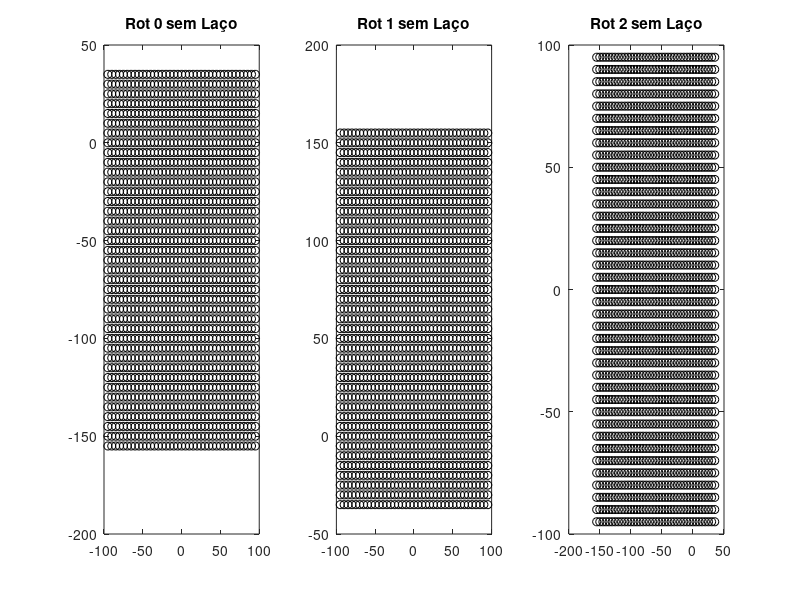
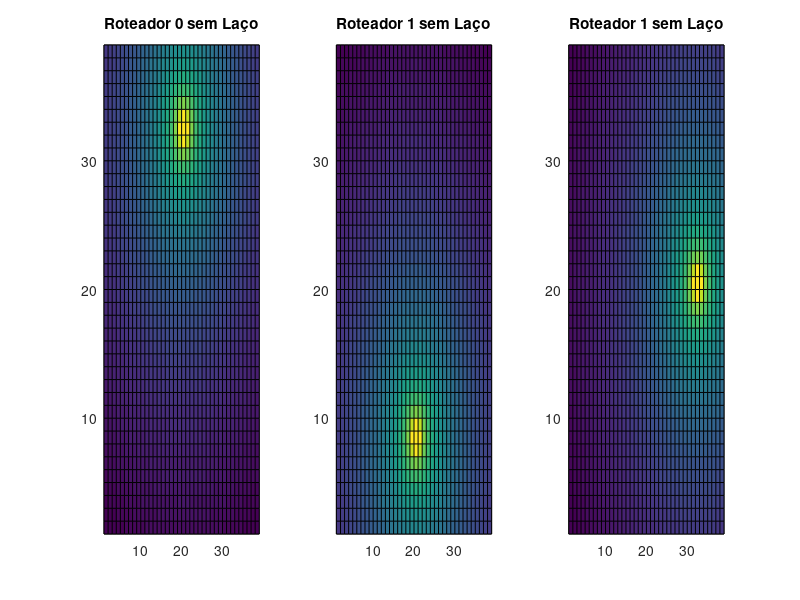
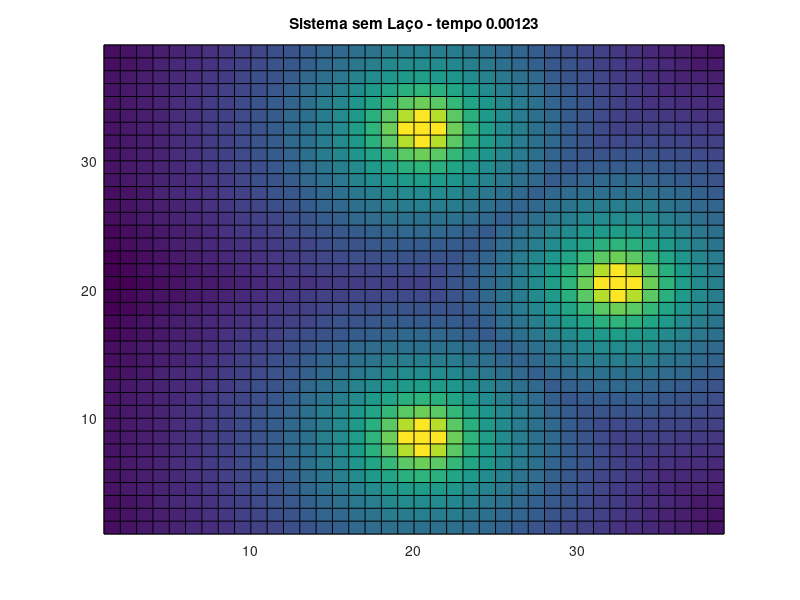

These figures' MATLAB source, in order:
clear all;clc;close all;
dPasso = 5;                          % Resolução do grid
dDim = 200;                          % Dimensão do grid
nl = (dDim-2*dPasso)/dPasso + 1;     % Número de pontos de medição
%% Código sem Laço
t2 = tic;                            % Abre um contador de tempo identificado por t2
% Matriz com posição de cada ponto do grid (posição relativa ao canto inferior direito)
[px,py] = meshgrid(dPasso:dPasso:dDim-dPasso, dPasso:dPasso:dDim-dPasso);
% Matrizes com posição de cada ponto do grid relativa a cada BS (roteador);
% em caso de duvida, ver exemplo na pag da mathworks
% (https://www.mathworks.com/help/matlab/ref/meshgrid.html)
pbs0SF = px + j*py - ( dDim/2 + 0.8*dDim*j);
pbs1SF = px + j*py - ( dDim/2 + 0.2*dDim*j);
pbs2SF = px + j*py - ( 0.8*dDim + j*dDim/2);
% Cálculo da potência recebida em cada roteador
pl0SF = 10*log10(1./(abs(pbs0SF).^4)/1e-3);
pl1SF = 10*log10(1./(abs(pbs1SF).^4)/1e-3);
pl2SF = 10*log10(1./(abs(pbs2SF).^4)/1e-3);
% Cálculo da melhor potência e cada ponto do grid
plfSF = max(pl0SF,pl1SF);
plfSF = max (plfSF,pl2SF);
tempoSemFor = toc(t2); % fecha contador de tempo e guarda tempo na variável tempoComFor
disp(['Tempo sem Laço FOR = ' num2str(tempoSemFor)]); % Mostra tempo de execuçao do código
%% Gráficos para código com e sem laços for
% Plota as posiçoes dos pontos do grid para os dois roteadores
subplot(1,3,1); plot(pbs0SF,'ko');title('Rot 0 sem Laço');
subplot(1,3,2); plot(pbs1SF,'ko');title('Rot 1 sem Laço');
subplot(1,3,3); plot(pbs2SF,'ko');title('Rot 2 sem Laço');
figure;

% Plota a mapa de cores relativo a potência para os dois roteadores separadamente
subplot(1,3,1); pcolor(pl0SF);title('Roteador 0 sem Laço');
subplot(1,3,2); pcolor(pl1SF);title('Roteador 1 sem Laço');
subplot(1,3,3); pcolor(pl2SF);title('Roteador 1 sem Laço');
figure;
% Plota a mapa de cores relativo a melhor potência em cada ponto do grid (melhor entre os dois roteadores)
pcolor(plfSF);title(['Sistema sem Laço - tempo ' num2str(tempoSemFor)]);



